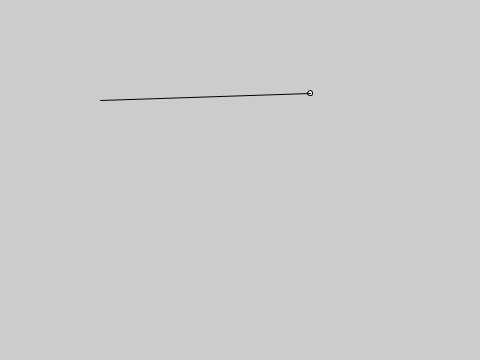
Frame 1 (no input)
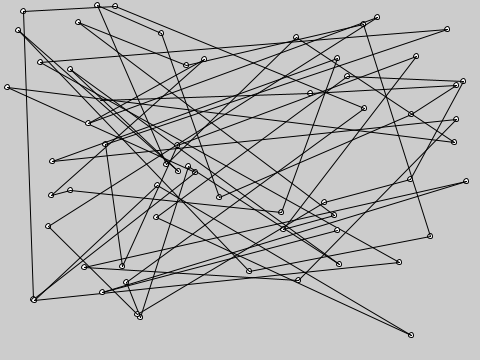
Frame 60 (the mouse pressed at the canvas centre just before this capture)
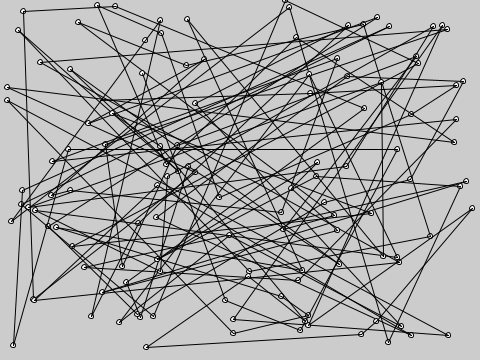
Frame 120 (the mouse held since frame 60 and released just before this capture)

The Processing sketch that drew these frames (run headless with seeded random() and noise(); from frame 60 on, the mouse is pressed at the canvas centre):

// Processing sketch: D_Dots_And_Lines
// ── D_Dots_And_Lines.pde
int x1, y1, x2, y2;

void setup(){
  size(480, 360);
  x1=400;
  y1=400;
  
  x2=100;
  y2=100;
}

void draw(){
  
  x1=int(random(width));
  y1=int(random(height));
  ellipse(x1,y1,5,5);
  
  line(x1,y1,x2,y2);
  
  x2=x1;
  y2=y1;
  //ellipse(x2,y2,5,5);
}
